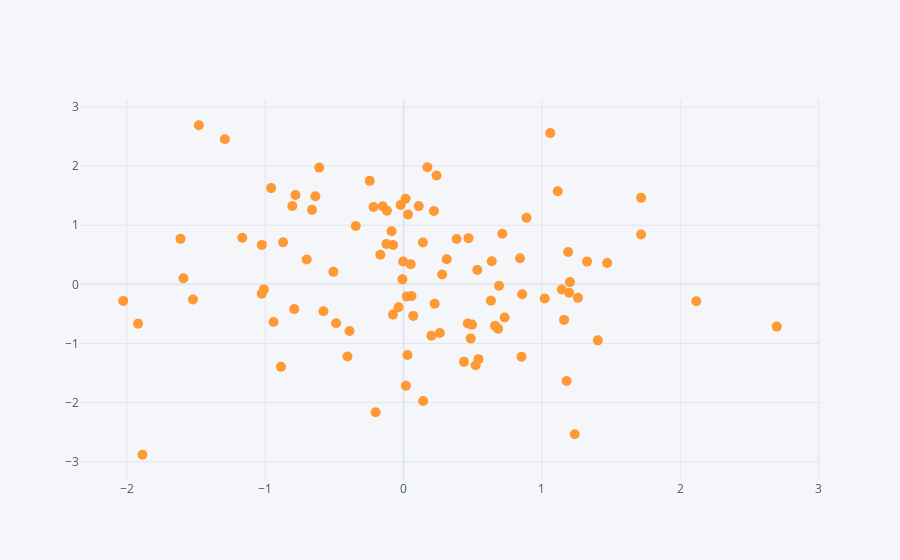

Notebook code for this chart:
### Code cell
df.iplot(kind="scatter",x="A",y="B",mode="markers",size=10)
